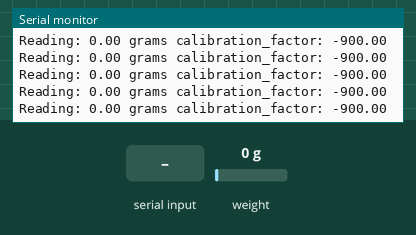
This sketch was run on a simulated ESP32. Parts: the last lines printed to the serial monitor. The test bench sets the inputs (shaded band); at power-on: weight on the scale 0 g.

Above: at 3.3 s.
3.4 s: weight on the scale set to 100 g
At 3.45 s:
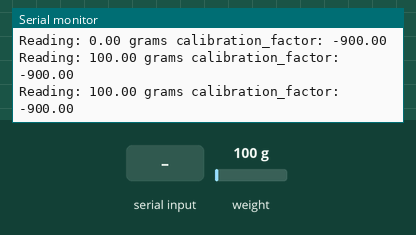
6.4 s: "+" received over Serial
At 6.47 s:
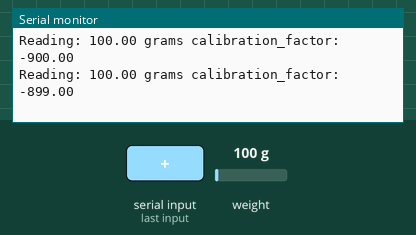
7.9 s: "a" received over Serial
At 7.97 s:
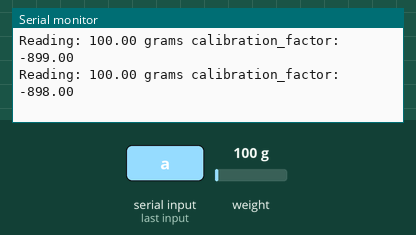
9.4 s: weight on the scale set to 1250 g
At 9.48 s:
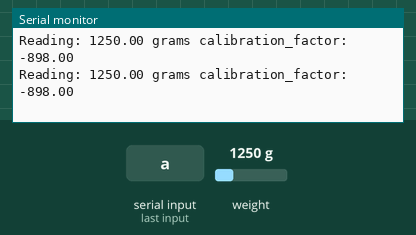
10.9 s: weight on the scale set to 100 g
At 14.81 s:
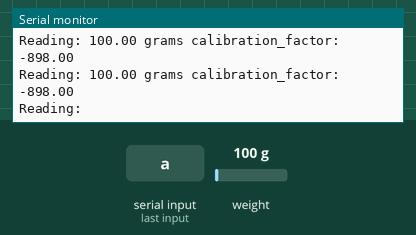
Timing chart, 0 to 14.9 s (numbered marks = the images above; inputs shaded):
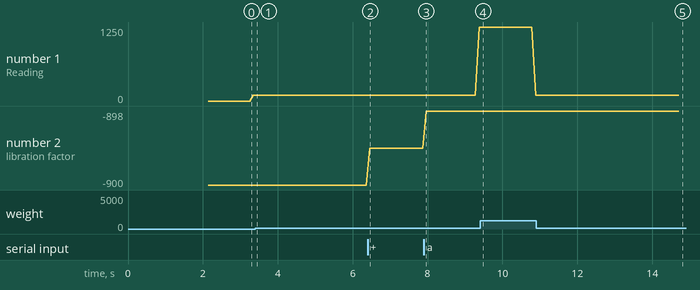

The sketch:

loadCellCalibrate.ino
```cpp
#include "HX711.h"

HX711 scale(25, 26);

// calibration factor for 1kg scale is -1170
float calibration_factor = -900;
float units;
float ounces;

void setup() {
  Serial.begin(9600);
  Serial.println("HX711 calibration sketch");
  Serial.println("Remove all weight from scale");
  Serial.println("After readings begin, place known weight on scale");
  Serial.println("Press + or a to increase calibration factor");
  Serial.println("Press - or z to decrease calibration factor");

  scale.set_scale();
  scale.tare();  // Reset the scale to 0

  long zero_factor = scale.read_average();  // Get a baseline reading
  Serial.print("Zero factor: ");  // This can be used to remove the need to tare the scale. Useful in permanent scale projects.
  Serial.println(zero_factor);
}

void loop() {
  scale.set_scale(calibration_factor);  // Adjust to this calibration factor

  Serial.print("Reading: ");
  units = scale.get_units(), 10;
  if (units < 0) {
    units = 0.00;
  }
  ounces = units * 0.035274;
  Serial.print(units);
  Serial.print(" grams");
  Serial.print(" calibration_factor: ");
  Serial.print(calibration_factor);
  Serial.println();

  if(Serial.available()) {
    char temp = Serial.read();
    if(temp == '+' || temp == 'a')
      calibration_factor += 1;
    else if(temp == '-' || temp == 'z')
      calibration_factor -= 1;
  }
}
```

Measured:
- after the input at 3.4 s, the serial monitor: prints a new line after 0.05 s (image 1)
- after the input at 6.4 s, the serial monitor: prints a new line after 0.06 s (image 2)
- after the input at 7.9 s, the serial monitor: prints a new line after 0.07 s (image 3)
- after the input at 9.4 s, the serial monitor: prints a new line after 0.08 s (image 4)
- plotted number 1: 100 → 1250 after the input at 7.9 s
- plotted number 2: -900 → -899 after the input at 6.4 s, -899 → -898 after the input at 7.9 s
